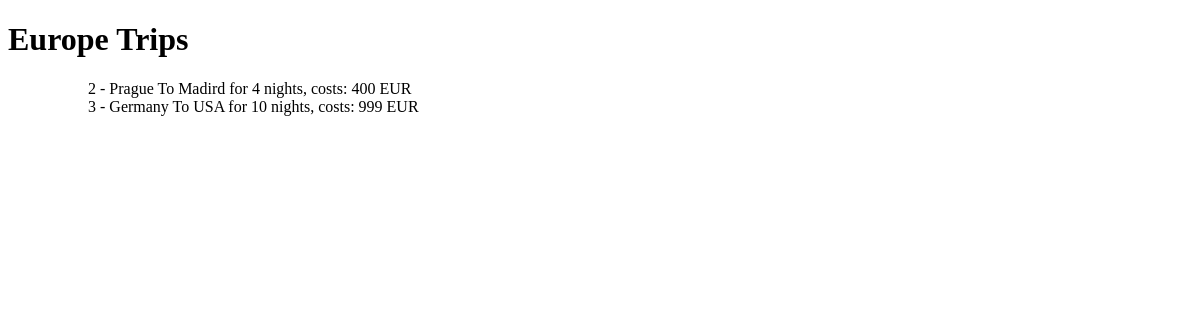
Before: / with the older database file.
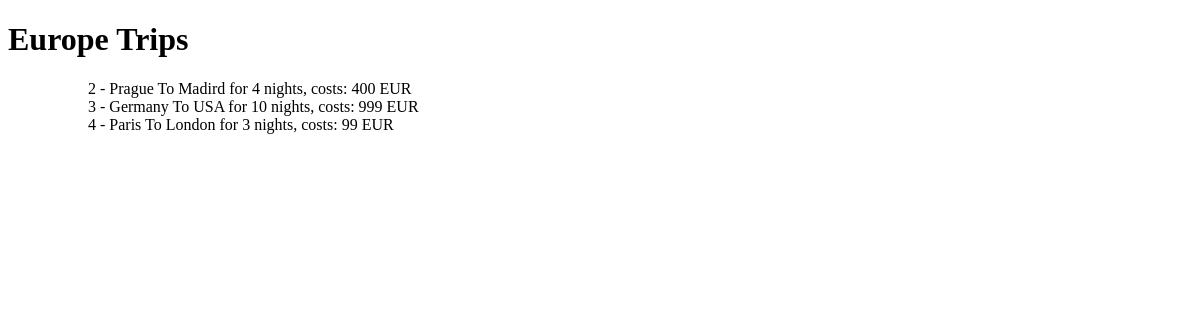
After: the same page with the newer database file.
### europe/models.py (models this page shows)
class Trip(models.Model):
    origin = models.CharField(max_length=64)
    destination = models.CharField(max_length=64)
    nights = models.IntegerField()
    price = models.IntegerField()
    def __str__(self):
        return f"{self.id} - {self.origin} To {self.destination} for {self.nights} nights, costs: {self.price} EUR"

### europe/views.py (the view)
# urls.py: path("", views.index)
def index(request):
    context = {
        "trips": Trip.objects.all()
    }
    return render(request, 'trips/index.html', context)

### europe/templates/trips/index.html (shortened to what this page needs)
<!DOCTYPE html>
<html lang="en">
<head>
</head>
<body>
    <h1>Europe Trips</h1>
<ul>
    {% for trip in trips %}
    <ul>
        {{trip}}
    </ul>
    {% endfor %}
</ul>
</body>
</html>

Changed rows visible on the page:
added Trip: id+origin+destination "4 - Paris To London for 3 nights, costs: 99 EUR"
